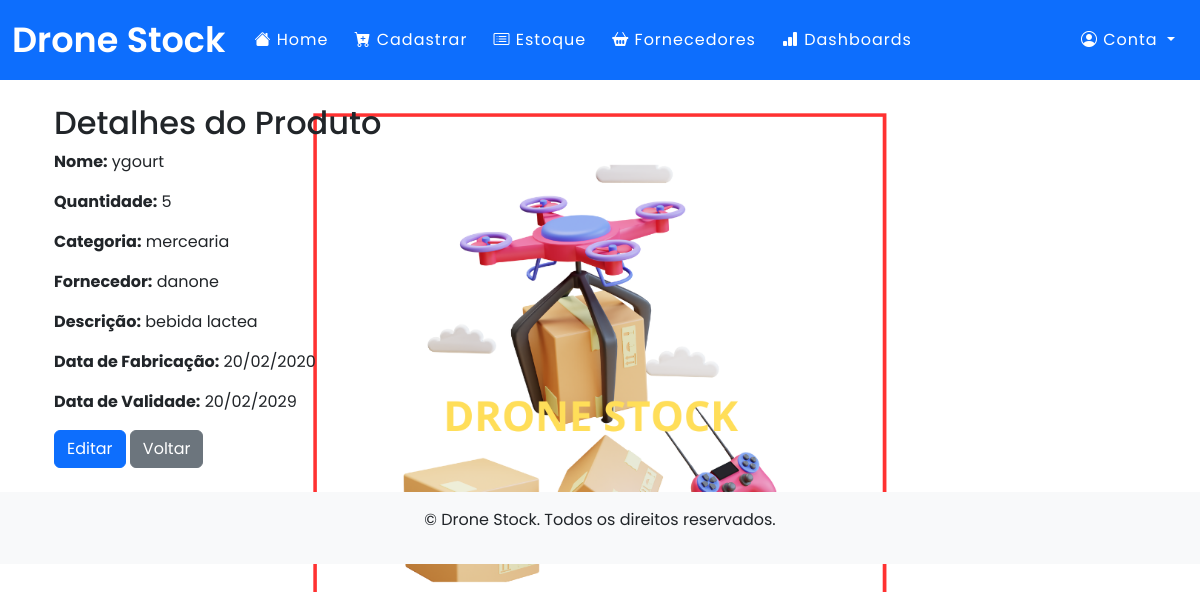
Page /produto/2/detalhes/ (signed in) on the committed database.
### app/models.py (models this page shows)
class Produto(db.Model):
    __tablename__ = "produto"
    id = db.Column(db.Integer, primary_key=True, autoincrement=True)
    nome = db.Column(db.String(100), nullable=False)
    quantidade = db.Column(db.Integer, nullable=False)
    categoria = db.Column(db.String(100), nullable=False)
    descricao = db.Column(db.String(500), nullable=True)
    data_de_fabricacao = db.Column(db.DateTime, nullable=True)
    data_de_validade = db.Column(db.DateTime, nullable=True)
    fornecedor = db.Column(db.String(100), nullable=False)
    fornecedoras = db.relationship(
        'Fornecedora',
        secondary=produto_fornecedor,
        backref=db.backref('produtos', lazy='dynamic'),
        lazy='dynamic'
    )

### app/routes.py (the view)
@app.route('/produto/<int:id>/detalhes/', methods=["GET"])
@login_required #permitir açao apos o login
def detalhes_vizualizar_produto(id):
    produto = Produto.query.get(id)
    return render_template('detalhes_produto.html', produto=produto)

### app/models.py (called while the page is built)
@login_manager.user_loader
def load_user(user_id):
    return User.query.get(user_id)

### app/templates/detalhes_produto.html (shortened to what this page needs)
{% extends "base.html" %}
{% block content %}
<div class="container">
  <h2>Detalhes do Produto</h2>
  <p><strong>Nome:</strong> {{ produto.nome }}</p>
  <p><strong>Quantidade:</strong> {{ produto.quantidade }}</p>
  <p><strong>Categoria:</strong> {{ produto.categoria }}</p>
  <p><strong>Fornecedor:</strong> {{ produto.fornecedor }}</p>
  <p><strong>Descrição:</strong> {{ produto.descricao }}</p>
  <p><strong>Data de Fabricação:</strong> {{ produto.data_de_fabricacao.strftime('%d/%m/%Y') }}</p>
  <p><strong>Data de Validade:</strong> {{ produto.data_de_validade.strftime('%d/%m/%Y') }}</p>
  <a href="{{ url_for('editar_produto', id=produto.id) }}" class="btn btn-primary">Editar</a>
  <a href="{{ url_for('estoque_lista') }}" class="btn btn-secondary">Voltar</a>
</div>
{% endblock %}

### app/static/css/custom.css (style rules this page uses)
* { margin: 0; padding: 0; box-sizing: border-box; font-family: 'Poppins', sans-serif; }
body { background-image: url("/static/images/dronestock.png"); background-size: cover; background-position: center; background-repeat: no-repeat; background-attachment: fixed; }

### rows in the picture
Produto: nome "ygourt", quantidade "5", categoria "mercearia", fornecedor "danone", descricao "bebida lactea", data_de_fabricacao "20/02/2020", data_de_validade "20/02/2029"
